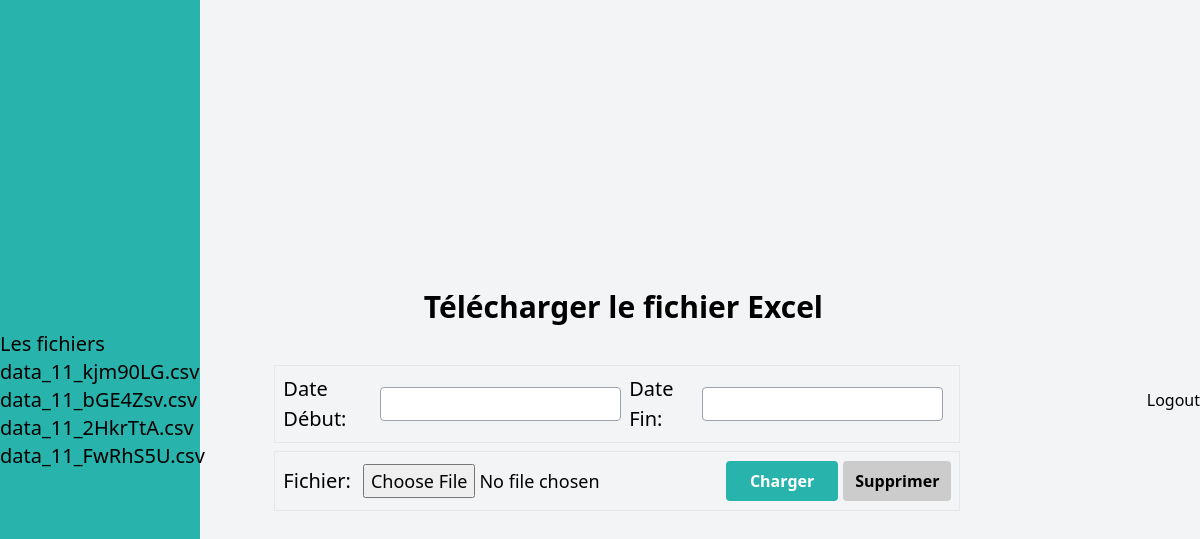
Page /upload/ (signed in) on the earlier database version.
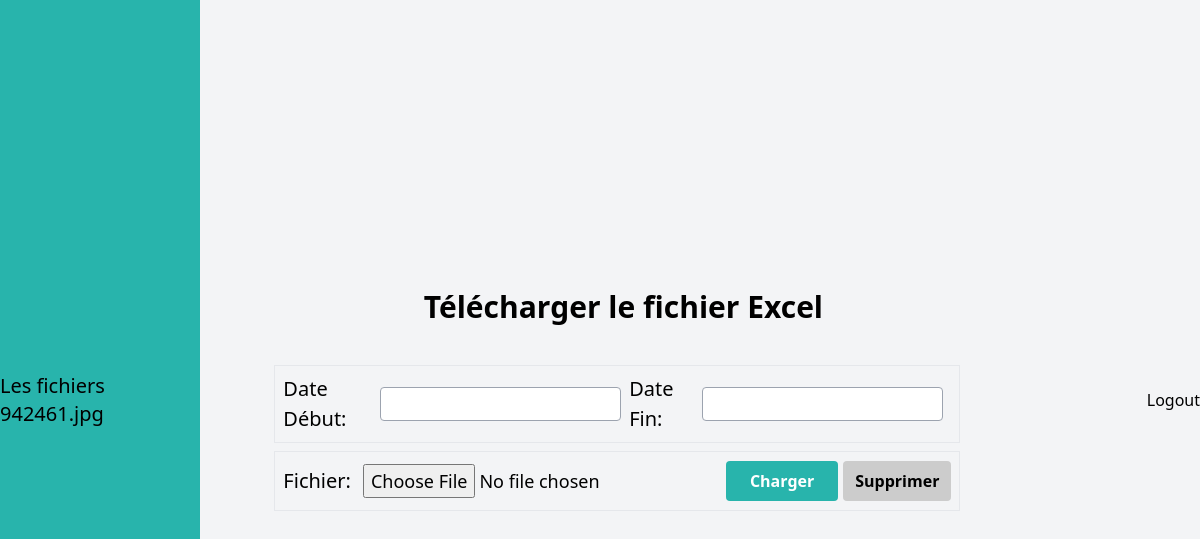
Same page on the later database version.
### monsite/models.py (models this page shows)
class File(models.Model):
    start_date = models.CharField(max_length=50)
    end_date = models.CharField(max_length=50)
    file = models.FileField(upload_to='files/')

### monsite/views.py (the view)
# urls.py: path('upload/', upload_file, name='upload'),
@login_required
def upload_file(request):
    files = File.objects.all()
    for file in files:
        file.file = str(file.file).split('/')[-1] if '/' in str(file.file) else str(file.file).split('\\')[-1]
        print(file.file)
    if request.method == 'POST':
        form = FileForm(request.POST, request.FILES)
        if form.is_valid():
            form.save()
            return redirect('success')
    else:
        form = FileForm()
    return render(request, 'upload.html', {'form': form,'files': files })

### monsite/forms.py
class FileForm(forms.ModelForm):
    class Meta:
        model = File
        fields = ['start_date', 'end_date', 'file']

### templates/upload.html (shortened to what this page needs)
<!DOCTYPE html>
<html lang="fr">
<head>
    <link href="https://cdn.jsdelivr.net/npm/tailwindcss@2.2.19/dist/tailwind.min.css" rel="stylesheet">
    {% load static %}
    <link rel="stylesheet" type="text/css" href="{% static 'css/upload.css' %}">
    <link rel="stylesheet" href="https://code.jquery.com/ui/1.12.1/themes/base/jquery-ui.css">
</head>
<body class="bg-gray-100 flex items-center justify-center h-screen relative">
  <div class="sidebar mt-0" style="margin-bottom: 800px;">
    <ul class="text-xl">
      <p class="files-heading">Les fichiers</p>
      {% for file in files %}
      <li>{{ file.file }}</li>
      {% endfor %}
    </ul>
  </div>
    <div class="container mx-auto px-6 py-8">
      <h2 class="text-3xl font-semibold text-center mb-8"style="margin-left:100px;">
        Télécharger le fichier Excel
      </h2>
      <div class="max-w-md mx-auto">
        <form
          method="post"
          enctype="multipart/form-data"
        >
        <div class="flex justify-center w-full ">
          <div class="max-w-screen mx-auto" style="margin-left:100px;">
              <div class="flex items-center justify-center border border-gray-200 p-2 mt-2 mr-3">
                  <label for="id_date_start" style="font-size: 20px;" class="mr-2">Date Début:</label>
                  <input type="text" id="id_date_start" name="start_date" class="border border-gray-400 rounded p-1 mr-2" />
                  <label for="id_date_end" style="font-size: 20px;" class="mr-2">Date Fin:</label>
                  <input type="text" id="id_date_end" name="end_date" class="border border-gray-400 rounded p-1 mr-2" />
              </div>
                  <div class="flex items-center justify-center border border-gray-200 p-2 mt-2 mr-3">
                  <label for="id_file" style="font-size: 20px;" class="mr-2">Fichier:</label>
                  <input type="file" id="id_file" name="file" class="form-input text-lg flex-grow rounded p-1 mr-2" />
                <button
                  style="
                    background-color: #28b4ac;
                    transition: background-color 0.3s;
                    margin-right: 5px;
                  "
                  class="text-white font-bold py-2 px-6 rounded"
                  type="submit"
                  onmouseover="this.style.backgroundColor='#1F9D88'"
                  onmouseout="this.style.backgroundColor='#28B4AC'"
                >
                  Charger
                </button>
                <button
                  style="
                    background-color: #cccccc;
                    transition: background-color 0.3s;
                  "
                  class="text-black font-bold py-2 px-3 rounded"
                  type="submit"
                  onmouseover="this.style.backgroundColor='#AAAAAA'"
                  onmouseout="this.style.backgroundColor='#CCCCCC'"
                >
                  Supprimer
                </button>
              </div>
            </div>
          </div>
        </form>
      </div>
    </div>
    <form action="{% url 'logout' %}" method="post">
      <button type="submit">Logout</button>
    </form>
  </body>
</html>

### static/css/upload.css (style rules this page uses)
.sidebar { position: absolute; top: 0; left: 0; width: calc(100vw / 6); height: 100vh; background-color: #28B4AC; display: flex; align-items: flex-start; justify-content: center; flex-direction: column; }

Differences in the rows shown:
removed File: file "data_11_bGE4Zsv.csv"
removed File: file "data_11_2HkrTtA.csv"
removed File: file "data_11_FwRhS5U.csv"
changed File: file "data_11_kjm90LG.csv" → "942461.jpg"
